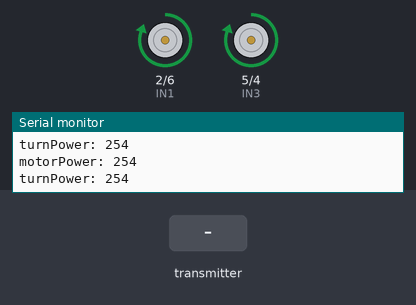
A sketch run on a simulated Arduino Uno, built with avr-gcc and run on an emulated ATmega328P. Parts: motor-driver pin pairs drawn as motors (green arrow = first pin HIGH = forward, orange = second pin HIGH = backward, longer = more drive, scaled by the enable pin), the last lines printed to the serial monitor. The test bench sets the inputs (shaded band). No radio packets arrive unless stated.

Above: at 1.2 s.
1.3 s: the transmitter starts sending text.0 = 256
At 2.6 s:
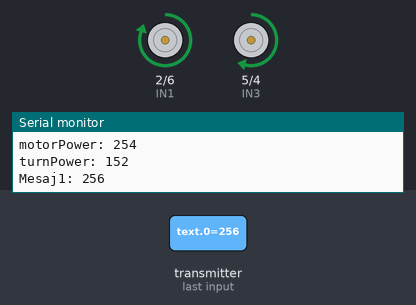
2.9 s: the transmitter starts sending text.1 = 256
At 3.9 s:
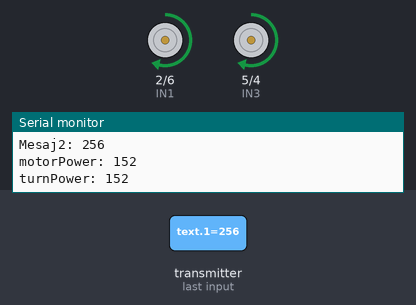
4.5 s: the transmitter starts sending text.0 = 0
At 5.0 s:
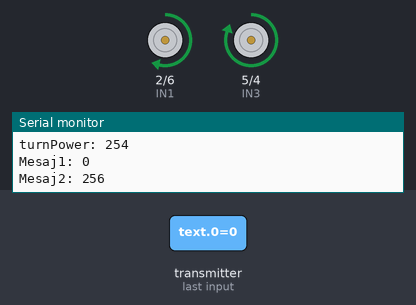
6.1 s: the transmitter starts sending text.1 = 1023
At 7.4 s:
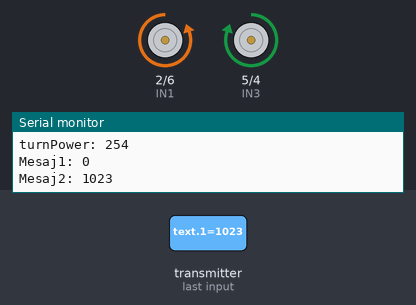
7.7 s: the transmitter starts sending text.0 = 512
At 8.8 s:
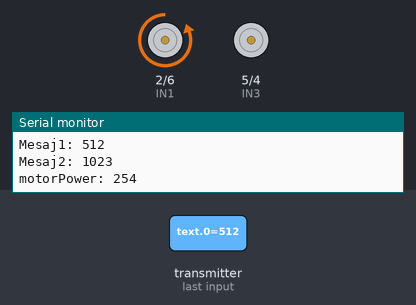
9.3 s: the transmitter starts sending text.1 = 512
At 9.9 s:
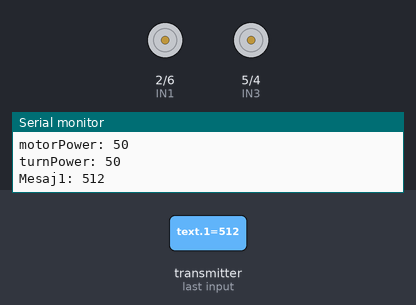
Timing chart, 0 to 11.8 s (numbered marks = the images above; inputs shaded):
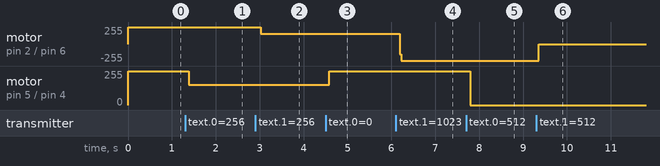

The sketch:

Masinuta_reciver.ino
```cpp
//https://www.youtube.com/watch?v=Da4HY7HZ6h0
#include <SPI.h>
#include <nRF24L01.h>
#include <RF24.h>
RF24 radio(7, 8); // CE, CSN
const byte address[6] = "00001";

const int IN1 = 2;
const int IN2 = 6;
const int IN3 = 5;
const int IN4 = 4;

//const int X_pin = 2;//analog
//const int Y_pin = 3;//analog

const int ENA = 10;
const int ENB = 3;

int motorPower = 50;
int turnPower = 50;
int turn ;
int forward ;
int text[2] ;

void setup() {
  Serial.begin(9600);
  pinMode (IN1, OUTPUT);
  pinMode (IN2, OUTPUT);
  pinMode (IN3, OUTPUT);
  pinMode (IN4, OUTPUT);
  pinMode (ENA, OUTPUT);
  pinMode (ENB, OUTPUT);
  radio.begin();
  radio.openReadingPipe(0, address);
  radio.setPALevel(RF24_PA_MIN);
  radio.startListening();
  // put your setup code here, to run once:

}

void loop() {
  if (radio.available()) {
    //int text[2] ;
    radio.read(&text, sizeof(text));
    Serial.print("Mesaj1: ");
    Serial.println(text[0]);

        Serial.print("Mesaj2: ");
        Serial.println(text[1]);
  }

  analogWrite(ENA, motorPower);//mers viteza
  analogWrite(ENB, turnPower); //viraj putere

  //  digitalWrite(IN1, LOW); //mers fata
  //  digitalWrite(IN2, LOW); //mers spate
  //  digitalWrite(IN3, LOW); //viraj dreapta
  //  digitalWrite(IN4, LOW); //viraj stanga

//  Serial.print("X-axis: ");
//  Serial.print(analogRead(X_pin));
//  Serial.print("\n");
//  Serial.print("Y-axis: ");
//  Serial.print(analogRead(Y_pin));
//  Serial.print("\n\n");

  turn = text[0];
  forward = text[1];


  motorPower = 50 + round(abs(forward - 513) / 5) * 2;
  turnPower = 50 + round(abs(turn - 511) / 5) * 2;
  Serial.print("motorPower: ");
  Serial.print(motorPower);
  Serial.print("\n");
  Serial.print("turnPower: ");
  Serial.print(turnPower);
  Serial.print("\n\n");
  //delay(150);

  if (forward < 400 ) {
    digitalWrite(IN1, HIGH); //mers fata
  } else {
    digitalWrite(IN1, LOW); //mers fata
  }

  if (forward > 700 ) {
    digitalWrite(IN2, HIGH); //mers spate
  } else {
    digitalWrite(IN2, LOW); //mers spate
  }

  if (turn < 400 ) {
    digitalWrite(IN3, HIGH); //viraj dreapta
  } else {
    digitalWrite(IN3, LOW); //viraj dreapta
  }

  if (turn > 700 ) {
    digitalWrite(IN4, HIGH); //viraj stanga
  } else {
    digitalWrite(IN4, LOW); //viraj stanga
  }
  //delay(155);

  // put your main code here, to run repeatedly:

}
```

Measured:
- after the input at 1.3 s, motor on pin 5 (IN3) / pin 4 (IN4): forward 254/255 → forward 152/255 after 0.09 s
- after the input at 2.9 s, motor on pin 2 (IN1) / pin 6 (IN2): forward 254/255 → forward 152/255 after 0.12 s
- after the input at 4.5 s, motor on pin 5 (IN3) / pin 4 (IN4): forward 152/255 → forward 254/255 after 0.09 s
- after the input at 6.1 s, motor on pin 2 (IN1) / pin 6 (IN2): forward 152/255 → backward 254/255 after 0.09 s
- after the input at 7.7 s, motor on pin 5 (IN3) / pin 4 (IN4): forward 254/255 → stopped after 0.10 s
- after the input at 9.3 s, motor on pin 2 (IN1) / pin 6 (IN2): backward 254/255 → stopped after 0.06 s
